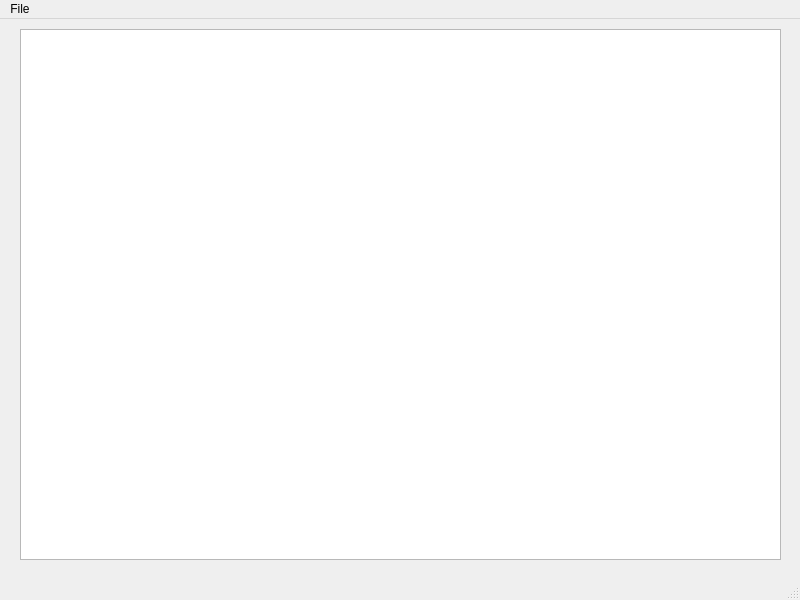
<?xml version="1.0" encoding="UTF-8"?>
<ui version="4.0">
 <class>MainWindow</class>
 <widget class="QMainWindow" name="MainWindow">
  <property name="geometry">
   <rect>
    <x>0</x>
    <y>0</y>
    <width>800</width>
    <height>600</height>
   </rect>
  </property>
  <property name="windowTitle">
   <string>MainWindow</string>
  </property>
  <widget class="QWidget" name="centralwidget">
   <widget class="QTableWidget" name="tableWidgetMain">
    <property name="geometry">
     <rect>
      <x>20</x>
      <y>10</y>
      <width>761</width>
      <height>531</height>
     </rect>
    </property>
   </widget>
  </widget>
  <widget class="QMenuBar" name="menubar">
   <property name="geometry">
    <rect>
     <x>0</x>
     <y>0</y>
     <width>800</width>
     <height>25</height>
    </rect>
   </property>
   <widget class="QMenu" name="menuFile">
    <property name="title">
     <string>File</string>
    </property>
    <addaction name="actionInsert"/>
    <addaction name="actionDelete"/>
    <addaction name="actionExit"/>
   </widget>
   <addaction name="menuFile"/>
  </widget>
  <widget class="QStatusBar" name="statusbar"/>
  <action name="actionInsert">
   <property name="text">
    <string>Insert</string>
   </property>
  </action>
  <action name="actionDelete">
   <property name="text">
    <string>Delete</string>
   </property>
  </action>
  <action name="actionExit">
   <property name="text">
    <string>Exit</string>
   </property>
  </action>
 </widget>
 <resources/>
 <connections/>
</ui>
